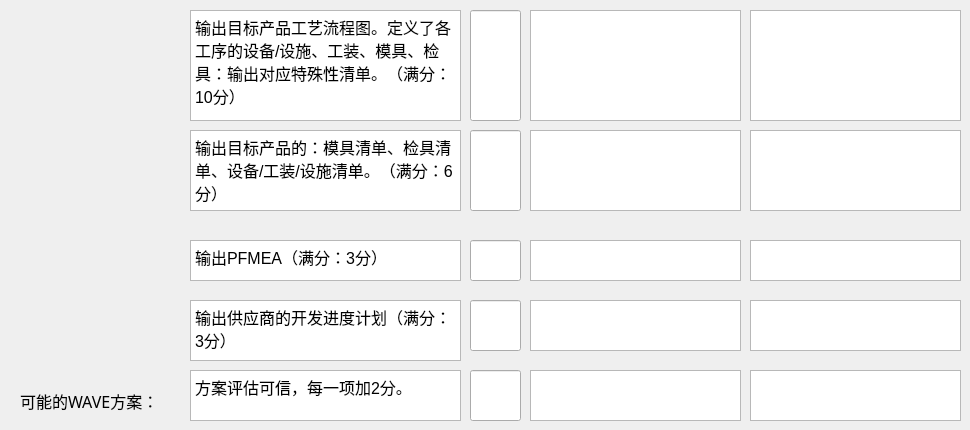
           <widget class="QWidget" name="tab_3">
            <attribute name="title">
             <string>Tab 3</string>
            </attribute>
            <widget class="QTextBrowser" name="textBrowser_9">
             <property name="geometry">
              <rect>
               <x>190</x>
               <y>10</y>
               <width>271</width>
               <height>111</height>
              </rect>
             </property>
             <property name="html">
              <string>&lt;!DOCTYPE HTML PUBLIC &quot;-//W3C//DTD HTML 4.0//EN&quot; &quot;http://www.w3.org/TR/REC-html40/strict.dtd&quot;&gt;
&lt;html&gt;&lt;head&gt;&lt;meta name=&quot;qrichtext&quot; content=&quot;1&quot; /&gt;&lt;style type=&quot;text/css&quot;&gt;
p, li { white-space: pre-wrap; }
&lt;/style&gt;&lt;/head&gt;&lt;body style=&quot; font-family:'SimSun'; font-size:9pt; font-weight:400; font-style:normal;&quot;&gt;
&lt;p style=&quot; margin-top:0px; margin-bottom:0px; margin-left:0px; margin-right:0px; -qt-block-indent:0; text-indent:0px;&quot;&gt;&lt;span style=&quot; font-size:12pt;&quot;&gt;输出目标产品工艺流程图。定义了各工序的设备/设施、工装、模具、检具：输出对应特殊性清单。（满分：10分）&lt;/span&gt;&lt;/p&gt;&lt;/body&gt;&lt;/html&gt;</string>
             </property>
            </widget>
            <widget class="QLineEdit" name="exTechM9">
             <property name="geometry">
              <rect>
               <x>470</x>
               <y>10</y>
               <width>51</width>
               <height>111</height>
              </rect>
             </property>
            </widget>
            <widget class="QTextEdit" name="exTechDesF9">
             <property name="geometry">
              <rect>
               <x>530</x>
               <y>10</y>
               <width>211</width>
               <height>111</height>
              </rect>
             </property>
            </widget>
            <widget class="QTextEdit" name="exTechDesA9">
             <property name="geometry">
              <rect>
               <x>750</x>
               <y>10</y>
               <width>211</width>
               <height>111</height>
              </rect>
             </property>
            </widget>
            <widget class="QTextBrowser" name="textBrowser_10">
             <property name="geometry">
              <rect>
               <x>190</x>
               <y>130</y>
               <width>271</width>
               <height>81</height>
              </rect>
             </property>
             <property name="html">
              <string>&lt;!DOCTYPE HTML PUBLIC &quot;-//W3C//DTD HTML 4.0//EN&quot; &quot;http://www.w3.org/TR/REC-html40/strict.dtd&quot;&gt;
&lt;html&gt;&lt;head&gt;&lt;meta name=&quot;qrichtext&quot; content=&quot;1&quot; /&gt;&lt;style type=&quot;text/css&quot;&gt;
p, li { white-space: pre-wrap; }
&lt;/style&gt;&lt;/head&gt;&lt;body style=&quot; font-family:'SimSun'; font-size:9pt; font-weight:400; font-style:normal;&quot;&gt;
&lt;p style=&quot; margin-top:0px; margin-bottom:0px; margin-left:0px; margin-right:0px; -qt-block-indent:0; text-indent:0px;&quot;&gt;&lt;span style=&quot; font-size:12pt;&quot;&gt;输出目标产品的：模具清单、检具清单、设备/工装/设施清单。（满分：6分）&lt;/span&gt;&lt;/p&gt;&lt;/body&gt;&lt;/html&gt;</string>
             </property>
            </widget>
            <widget class="QLineEdit" name="exTechM10">
             <property name="geometry">
              <rect>
               <x>470</x>
               <y>130</y>
               <width>51</width>
               <height>81</height>
              </rect>
             </property>
            </widget>
            <widget class="QTextEdit" name="exTechDesF10">
             <property name="geometry">
              <rect>
               <x>530</x>
               <y>130</y>
               <width>211</width>
               <height>81</height>
              </rect>
             </property>
            </widget>
            <widget class="QTextEdit" name="exTechDesA10">
             <property name="geometry">
              <rect>
               <x>750</x>
               <y>130</y>
               <width>211</width>
               <height>81</height>
              </rect>
             </property>
            </widget>
            <widget class="QTextBrowser" name="textBrowser_11">
             <property name="geometry">
              <rect>
               <x>190</x>
               <y>240</y>
               <width>271</width>
               <height>41</height>
              </rect>
             </property>
             <property name="html">
              <string>&lt;!DOCTYPE HTML PUBLIC &quot;-//W3C//DTD HTML 4.0//EN&quot; &quot;http://www.w3.org/TR/REC-html40/strict.dtd&quot;&gt;
&lt;html&gt;&lt;head&gt;&lt;meta name=&quot;qrichtext&quot; content=&quot;1&quot; /&gt;&lt;style type=&quot;text/css&quot;&gt;
p, li { white-space: pre-wrap; }
&lt;/style&gt;&lt;/head&gt;&lt;body style=&quot; font-family:'SimSun'; font-size:9pt; font-weight:400; font-style:normal;&quot;&gt;
&lt;p style=&quot; margin-top:0px; margin-bottom:0px; margin-left:0px; margin-right:0px; -qt-block-indent:0; text-indent:0px;&quot;&gt;&lt;span style=&quot; font-size:12pt;&quot;&gt;输出PFMEA（满分：3分）&lt;/span&gt;&lt;/p&gt;&lt;/body&gt;&lt;/html&gt;</string>
             </property>
            </widget>
            <widget class="QLineEdit" name="exTechM11">
             <property name="geometry">
              <rect>
               <x>470</x>
               <y>240</y>
               <width>51</width>
               <height>41</height>
              </rect>
             </property>
            </widget>
            <widget class="QTextEdit" name="exTechDesF11">
             <property name="geometry">
              <rect>
               <x>530</x>
               <y>240</y>
               <width>211</width>
               <height>41</height>
              </rect>
             </property>
            </widget>
            <widget class="QTextEdit" name="exTechDesA11">
             <property name="geometry">
              <rect>
               <x>750</x>
               <y>240</y>
               <width>211</width>
               <height>41</height>
              </rect>
             </property>
            </widget>
            <widget class="QTextBrowser" name="textBrowser_12">
             <property name="geometry">
              <rect>
               <x>190</x>
               <y>300</y>
               <width>271</width>
               <height>61</height>
              </rect>
             </property>
             <property name="html">
              <string>&lt;!DOCTYPE HTML PUBLIC &quot;-//W3C//DTD HTML 4.0//EN&quot; &quot;http://www.w3.org/TR/REC-html40/strict.dtd&quot;&gt;
&lt;html&gt;&lt;head&gt;&lt;meta name=&quot;qrichtext&quot; content=&quot;1&quot; /&gt;&lt;style type=&quot;text/css&quot;&gt;
p, li { white-space: pre-wrap; }
&lt;/style&gt;&lt;/head&gt;&lt;body style=&quot; font-family:'SimSun'; font-size:9pt; font-weight:400; font-style:normal;&quot;&gt;
&lt;p style=&quot; margin-top:0px; margin-bottom:0px; margin-left:0px; margin-right:0px; -qt-block-indent:0; text-indent:0px;&quot;&gt;&lt;span style=&quot; font-size:12pt;&quot;&gt;输出供应商的开发进度计划（满分：3分）&lt;/span&gt;&lt;/p&gt;&lt;/body&gt;&lt;/html&gt;</string>
             </property>
            </widget>
            <widget class="QLineEdit" name="exTechM12">
             <property name="geometry">
              <rect>
               <x>470</x>
               <y>300</y>
               <width>51</width>
               <height>51</height>
              </rect>
             </property>
            </widget>
            <widget class="QTextEdit" name="exTechDesF12">
             <property name="geometry">
              <rect>
               <x>530</x>
               <y>300</y>
               <width>211</width>
               <height>51</height>
              </rect>
             </property>
            </widget>
            <widget class="QTextEdit" name="exTechDesA12">
             <property name="geometry">
              <rect>
               <x>750</x>
               <y>300</y>
               <width>211</width>
               <height>51</height>
              </rect>
             </property>
            </widget>
            <widget class="QTextBrowser" name="textBrowser_13">
             <property name="geometry">
              <rect>
               <x>190</x>
               <y>370</y>
               <width>271</width>
               <height>51</height>
              </rect>
             </property>
             <property name="html">
              <string>&lt;!DOCTYPE HTML PUBLIC &quot;-//W3C//DTD HTML 4.0//EN&quot; &quot;http://www.w3.org/TR/REC-html40/strict.dtd&quot;&gt;
&lt;html&gt;&lt;head&gt;&lt;meta name=&quot;qrichtext&quot; content=&quot;1&quot; /&gt;&lt;style type=&quot;text/css&quot;&gt;
p, li { white-space: pre-wrap; }
&lt;/style&gt;&lt;/head&gt;&lt;body style=&quot; font-family:'SimSun'; font-size:9pt; font-weight:400; font-style:normal;&quot;&gt;
&lt;p style=&quot; margin-top:0px; margin-bottom:0px; margin-left:0px; margin-right:0px; -qt-block-indent:0; text-indent:0px;&quot;&gt;&lt;span style=&quot; font-size:12pt;&quot;&gt;方案评估可信，每一项加2分。&lt;/span&gt;&lt;/p&gt;&lt;/body&gt;&lt;/html&gt;</string>
             </property>
            </widget>
            <widget class="QLineEdit" name="exTechM13">
             <property name="geometry">
              <rect>
               <x>470</x>
               <y>370</y>
               <width>51</width>
               <height>51</height>
              </rect>
             </property>
            </widget>
            <widget class="QTextEdit" name="exTechDesF13">
             <property name="geometry">
              <rect>
               <x>530</x>
               <y>370</y>
               <width>211</width>
               <height>51</height>
              </rect>
             </property>
            </widget>
            <widget class="QTextEdit" name="exTechDesA13">
             <property name="geometry">
              <rect>
               <x>750</x>
               <y>370</y>
               <width>211</width>
               <height>51</height>
              </rect>
             </property>
            </widget>
            <widget class="QLabel" name="label_109">
             <property name="geometry">
              <rect>
               <x>20</x>
               <y>380</y>
               <width>171</width>
               <height>41</height>
              </rect>
             </property>
             <property name="font">
              <font>
               <family>Adobe Devanagari</family>
               <pointsize>12</pointsize>
              </font>
             </property>
             <property name="text">
              <string>可能的WAVE方案：</string>
             </property>
            </widget>
           </widget>
